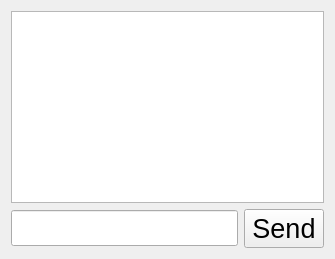
<?xml version="1.0" encoding="UTF-8"?>
<ui version="4.0">
 <class>PrivateChat</class>
 <widget class="QWidget" name="PrivateChat">
  <property name="geometry">
   <rect>
    <x>0</x>
    <y>0</y>
    <width>335</width>
    <height>259</height>
   </rect>
  </property>
  <property name="windowTitle">
   <string>Form</string>
  </property>
  <layout class="QVBoxLayout" name="verticalLayout_2">
   <item>
    <layout class="QVBoxLayout" name="verticalLayout">
     <item>
      <widget class="QTextEdit" name="showMsg_te">
       <property name="readOnly">
        <bool>true</bool>
       </property>
      </widget>
     </item>
     <item>
      <layout class="QHBoxLayout" name="horizontalLayout">
       <item>
        <widget class="QLineEdit" name="inputMsg_le">
         <property name="font">
          <font>
           <family>Arial</family>
           <pointsize>18</pointsize>
          </font>
         </property>
        </widget>
       </item>
       <item>
        <widget class="QPushButton" name="sendMsg_pb">
         <property name="font">
          <font>
           <family>Arial</family>
           <pointsize>20</pointsize>
          </font>
         </property>
         <property name="text">
          <string>Send</string>
         </property>
        </widget>
       </item>
      </layout>
     </item>
    </layout>
   </item>
  </layout>
 </widget>
 <resources/>
 <connections/>
</ui>
